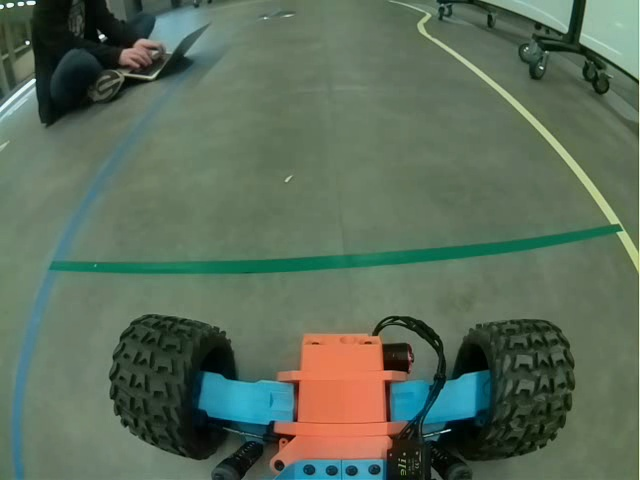
#> input picture DRC TEAM 1/Dataset/Frames/frame_0020.jpg, 640 x 480 px, given in place of ERERE.avi, which was not available
$ python 'final copy.py'
#> lines starting #> are read from the running program, lines starting #| are printed output that depends on the picture; after the words box and inside, x2 and y2 are one past the last pixel; in counts of white or black regions, pixels touching at a corner belong together; pictures that were not available may be replaced by others from this repository, and a replacement may not be noted
import cv2 as cv
from math import atan2, cos, sin, sqrt, pi
import numpy as np
final = []
threshold1 = 350
threshold2 = 350
theta=0
r_width = 500
r_height = 300
minLineLength = 5 #10
maxLineGap = 10 #1
k_width = 5
k_height = 5
max_slider = 10
def drawAxis(img, p_, q_, color, scale):
  p = list(p_)
  q = list(q_)

  ## [visualization1]
  angle = atan2(p[1] - q[1], p[0] - q[0]) # angle in radians
  hypotenuse = sqrt((p[1] - q[1]) * (p[1] - q[1]) + (p[0] - q[0]) * (p[0] - q[0]))

  # Here we lengthen the arrow by a factor of scale
  q[0] = p[0] - scale * hypotenuse * cos(angle)
  q[1] = p[1] - scale * hypotenuse * sin(angle)
  cv.line(img, (int(p[0]), int(p[1])), (int(q[0]), int(q[1])), color, 3, cv.LINE_AA)

  # create the arrow hooks
  p[0] = q[0] + 9 * cos(angle + pi / 4)
  p[1] = q[1] + 9 * sin(angle + pi / 4)
  cv.line(img, (int(p[0]), int(p[1])), (int(q[0]), int(q[1])), color, 3, cv.LINE_AA)

  p[0] = q[0] + 9 * cos(angle - pi / 4)
  p[1] = q[1] + 9 * sin(angle - pi / 4)
  cv.line(img, (int(p[0]), int(p[1])), (int(q[0]), int(q[1])), color, 3, cv.LINE_AA)
  ## [visualization1]

def getOrientation(pts, img):
  ## [pca]
  # Construct a buffer used by the pca analysis
  sz = len(pts)
  data_pts = np.empty((sz, 2), dtype=np.float64)
  for i in range(data_pts.shape[0]):
    data_pts[i,0] = pts[i,0,0]
    data_pts[i,1] = pts[i,0,1]

  # Perform PCA analysis
  mean = np.empty((0))
  mean, eigenvectors, eigenvalues = cv.PCACompute2(data_pts, mean)

  # Store the center of the object
  cntr = (int(mean[0,0]), int(mean[0,1]))
  ## [pca]

  ## [visualization]

  angle = atan2(eigenvectors[0,1], eigenvectors[0,0]) # orientation in radians
  ## [visualization]

  # Label with the rotation angle
  ang = -int(np.rad2deg(angle)) - 90
  if ang> -210 and ang < -150:
    pass
  else:
    # Draw the principal components
    cv.circle(img, cntr, 3, (255, 0, 255), 2)
    p1 = (cntr[0] + 0.02 * eigenvectors[0,0] * eigenvalues[0,0], cntr[1] + 0.02 * eigenvectors[0,1] * eigenvalues[0,0])
    p2 = (cntr[0] - 0.02 * eigenvectors[1,0] * eigenvalues[1,0], cntr[1] - 0.02 * eigenvectors[1,1] * eigenvalues[1,0])
    drawAxis(img, cntr, p1, (255, 255, 0), 1)
    drawAxis(img, cntr, p2, (0, 0, 255), 5)
    final.append(ang)
    label = "  Rotation Angle: " + str(-int(np.rad2deg(angle)) - 90) + " degrees"
    textbox = cv.rectangle(img, (cntr[0], cntr[1]-25), (cntr[0] + 250, cntr[1] + 10), (255,255,255), -1)
    cv.putText(img, label, (cntr[0], cntr[1]), cv.FONT_HERSHEY_SIMPLEX, 0.5, (0,0,0), 1, cv.LINE_AA)

  return angle

# Load the image
cap = cv.VideoCapture('ERERE.avi')

# Define the codec and create VideoWriter object
framerate = int(cap.get(cv.CAP_PROP_FPS))
framewidth = int(cap.get(cv.CAP_PROP_FRAME_WIDTH))
frameheight = int(cap.get(cv.CAP_PROP_FRAME_HEIGHT))
fourcc = cv.VideoWriter_fourcc(*'XVID')
filename = 'DRC2024.avi'
videoDimensions = (framewidth, frameheight)
recordedVideo = cv.VideoWriter(filename, fourcc, framerate, videoDimensions)
while True:
    # Capture frame-by-frame
    ret, img = cap.read()
#> img is the input picture: shape (480, 640, 3); mean B, G, R 89.6, 107.6, 90.6

    # if frame is read correctly ret is True
    if not ret:
        print("Can't receive frame (stream end?). Exiting ...")
        break
        # Our operations on the frame come here
    # Convert image to grayscale

    gray = cv.cvtColor(img, cv.COLOR_BGR2GRAY)
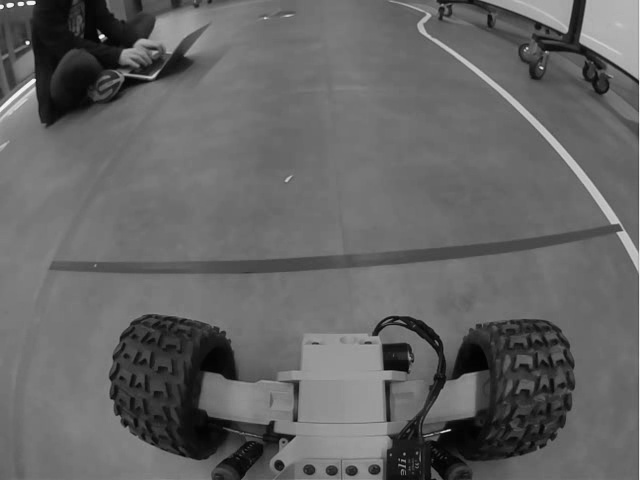
#> gray: shape (480, 640); min 1, max 246, mean 100.4
    # given input image, kernel width =5 height = 5, Gaussian kernel standard deviation
    blurred = cv.GaussianBlur(gray, (k_width, k_height), 0)
    # Find the edges in the image using canny detector
    frame_HSV = cv.cvtColor(img, cv.COLOR_BGR2HSV)
#> frame_HSV: shape (480, 640, 3); mean H, S, V 57.7, 72.4, 112.5

    lower_yellow = np.array([0,0,0])
    upper_yellow = np.array([120,120,120])
    yellow_mask = cv.inRange(frame_HSV, lower_yellow, upper_yellow)
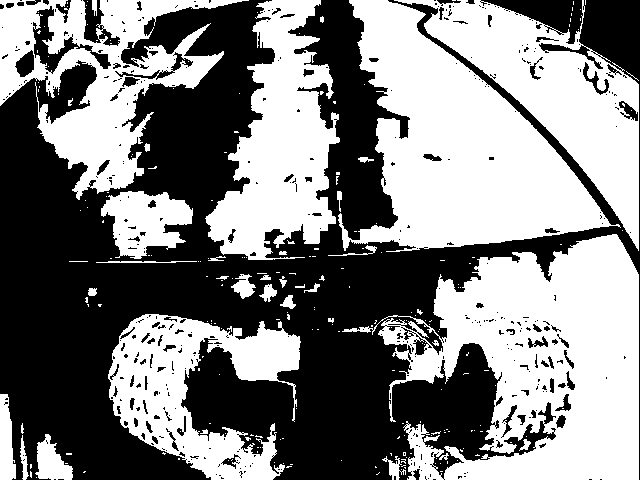
#> yellow_mask: shape (480, 640); 50.8% white; 435 black regions (344 under 20 px), largest, box (x1, y1, x2, y2) and area: (0, 0, 640, 480) 140929, (480, 0, 583, 44) 1956, (33, 6, 111, 74) 1273

    edged1 = cv.Canny(yellow_mask, threshold1, threshold2)
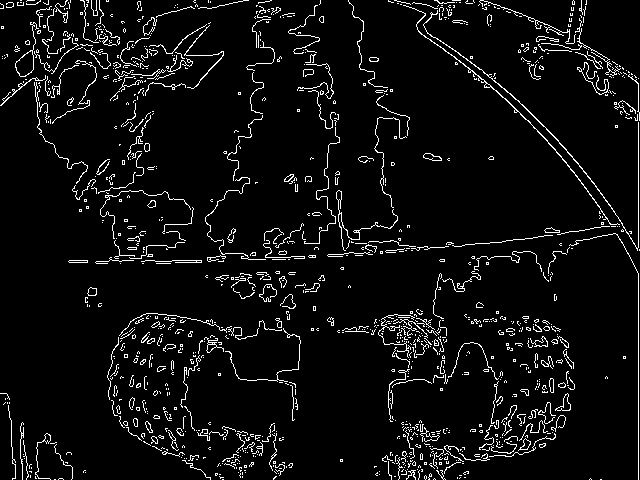
#> edged1: shape (480, 640); 5.6% white in thin lines or dots
    kernel = np.ones((3, 3))
    img_dilate = cv.dilate(edged1, kernel, iterations=2)
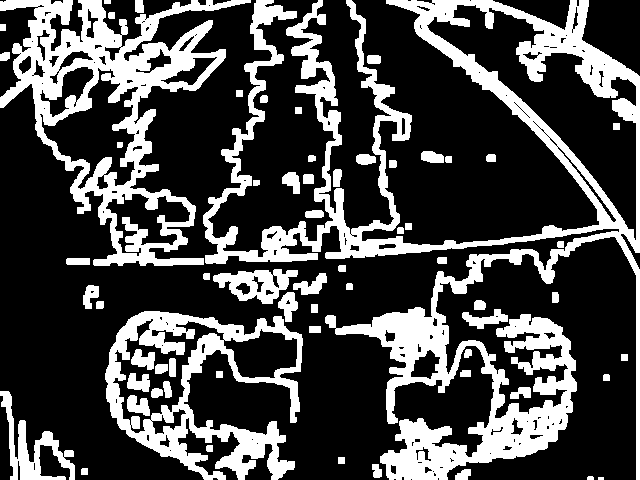
#> img_dilate: shape (480, 640); 28.2% white; 64 white regions (1 under 20 px), largest, box (x1, y1, x2, y2) and area: (203, 0, 640, 480) 45591, (0, 0, 251, 266) 19383, (105, 311, 303, 480) 11522
    img_erode = cv.erode(img_dilate, kernel, iterations=1)
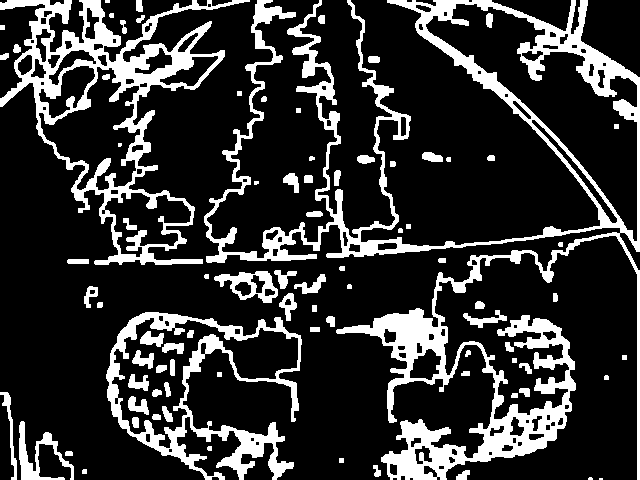
#> img_erode: shape (480, 640); 20.1% white; 85 white regions (5 under 20 px)
    # Convert image to binary
    _, bw = cv.threshold(img_erode, 50, 255, cv.THRESH_BINARY | cv.THRESH_OTSU)

    # Find all the contours in the thresholded image
    contours, _ = cv.findContours(bw, cv.RETR_LIST, cv.CHAIN_APPROX_NONE)
#> contours = 188 contours, 43 with area under 20; largest, box (x1, y1, x2, y2) and area: (204, 0, 640, 480) 48000, (0, 0, 250, 265) 25507, (106, 312, 302, 480) 16672, (425, 3, 638, 242) 15920, (111, 317, 299, 449) 10092
    for i, c in enumerate(contours):
    # Calculate the area of each contour
        area = cv.contourArea(c)
        # Ignore contours that are too small or too large
        print(area)
        if area < 7000:
            continue

        # Draw each contour only for visualisation purposes
        cv.drawContours(img, contours, i, (0, 0, 255), 2)
        # Find the orientation of each shape
        getOrientation(c, img)
#> this loop made 188 passes
#> area on passes 3, 5, 6: 72.5, 22, 99
#| 3.0
#| 7.0
#| 72.5
#| 15.5
#| 22.0
#| 99.0
#| 45.0
#| 84.5
#> (further printed lines are left out)
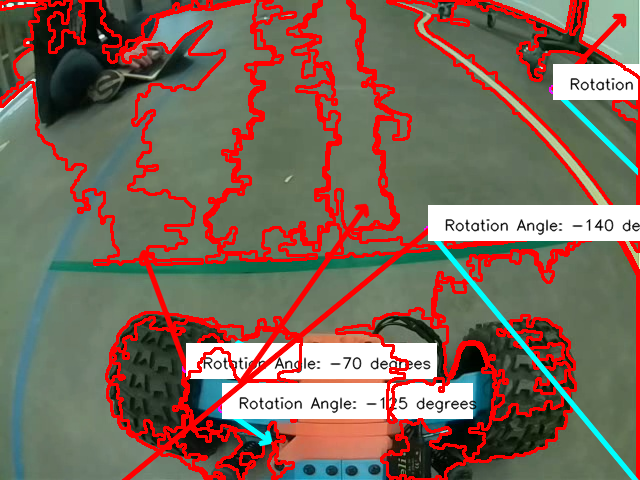
#> img: shape (480, 640, 3); mean B, G, R 91.7, 105.7, 126.3
    cv.imshow("Line Detection",img)
    recordedVideo.write(img)

    if cv.waitKey(1) == ord('q'):
#> (key q is pressed here)
        break
cap.release()
#out.release()
cv.destroyAllWindows()

# Save the output image to the current directory

if final[0] > 0:
  print("Left")
else:
  print("Right")
